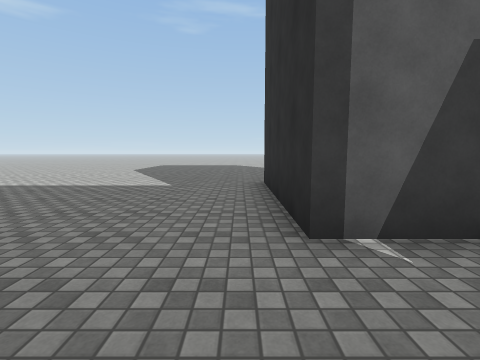
[1] (above)

23 first-person views from a walk through a 3-D level made in the Unity game engine. The camera is 1.3 m above the floor, tilts 6° down and sees 85° across. The floor is counted in squares, 2 m on a side. Each view is taken from the middle of a square. On the plan, view 1 faces up. The plan holds only what a view shows up to about 9 squares ahead; the rest is blank. The place goes on beyond the plan. The player is left out. Surface patterns are stand-ins for the level's own textures.

[2]
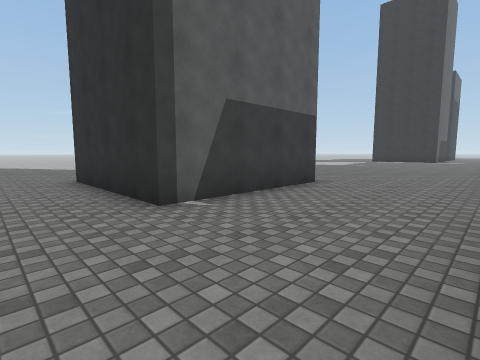

[3]
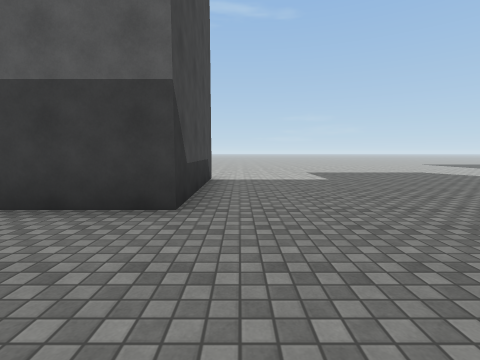

[4]
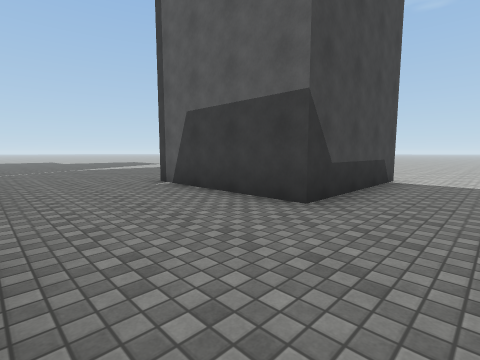

[5]
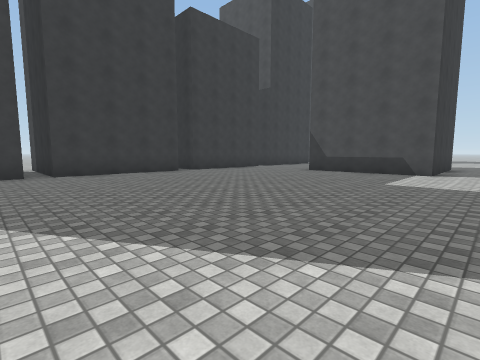

[6]
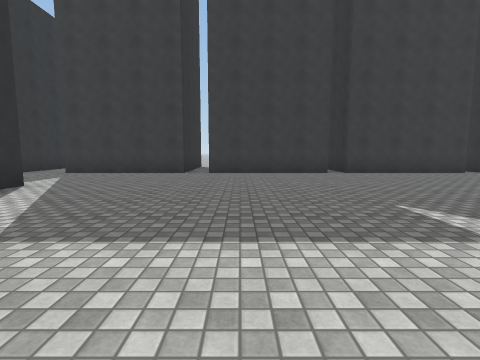

[7]
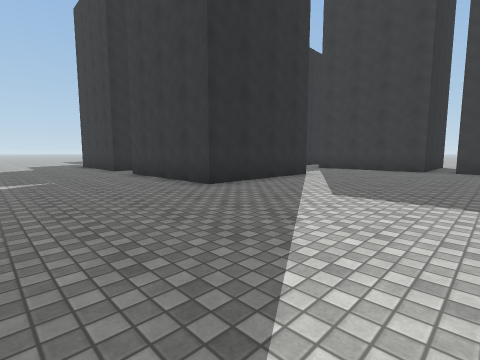

[8]
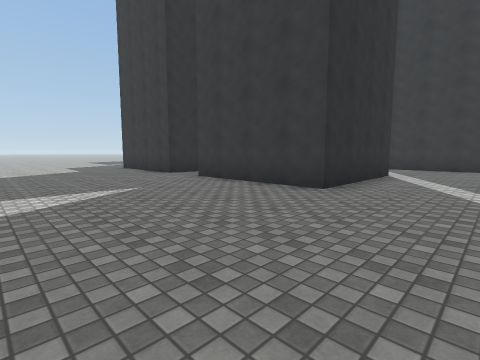

[9]
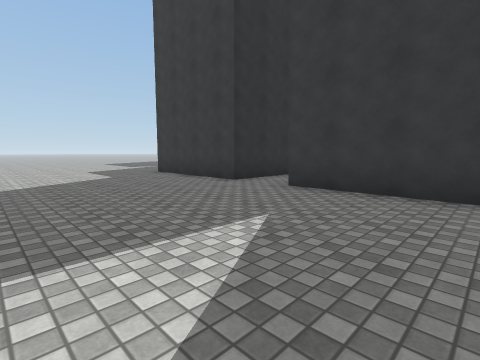

[10]
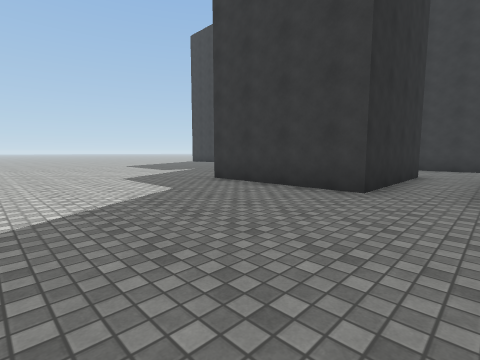

[11]
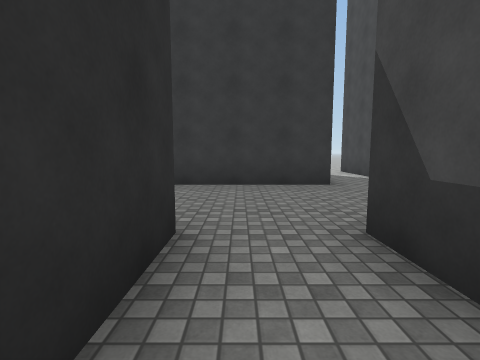

[12]
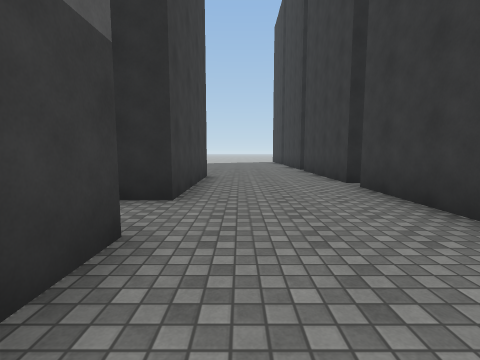

[13]
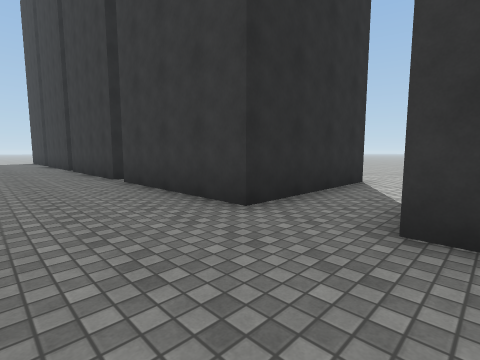

[14]
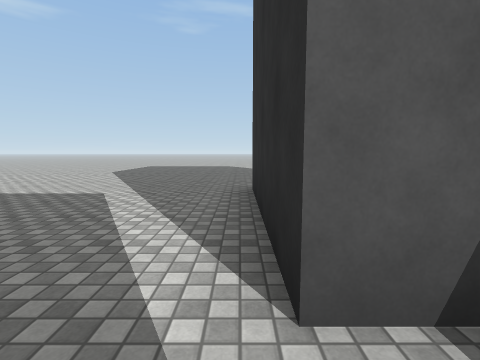

[15]
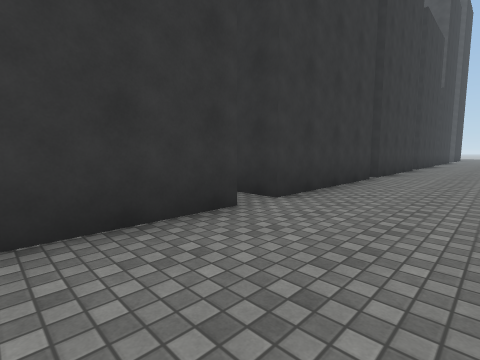

[16]
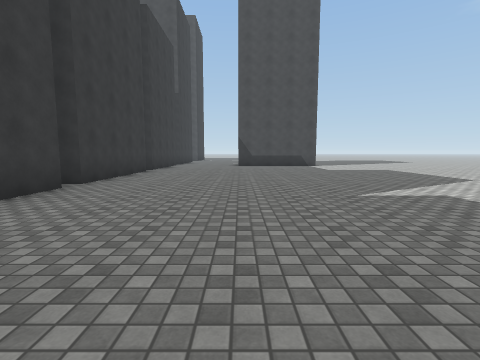

[17]
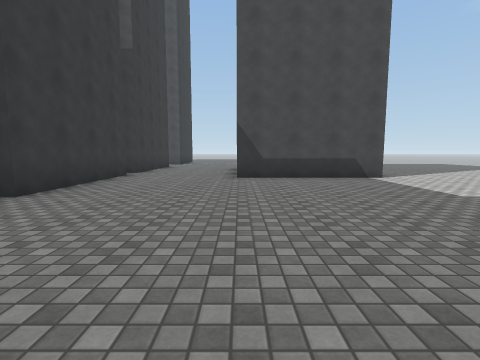

[18]
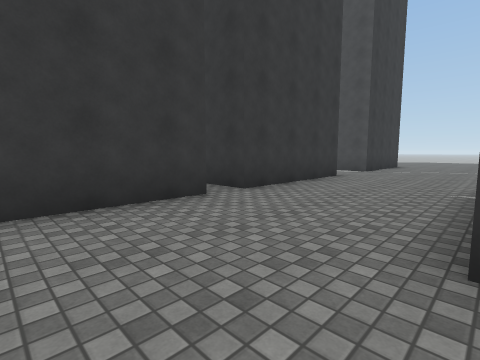

[19]
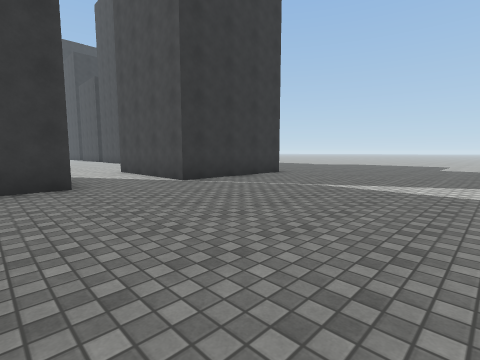

[20]
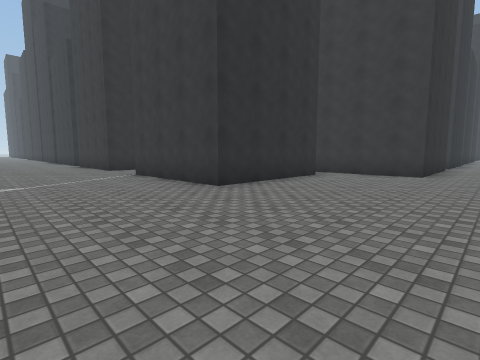

[21]
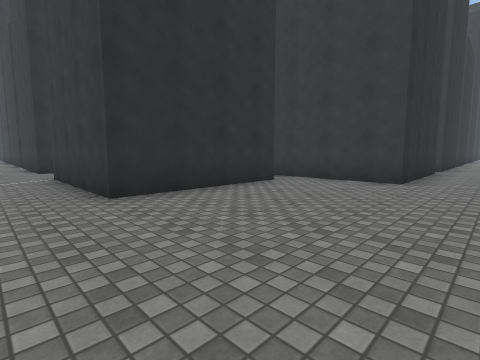

[22]
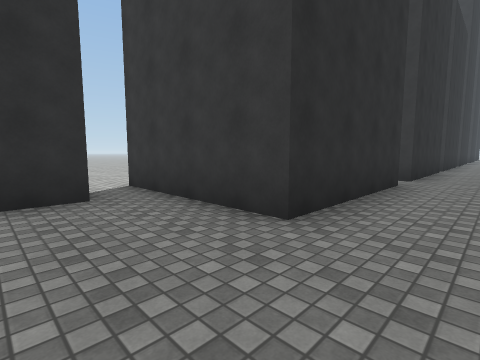

[23]
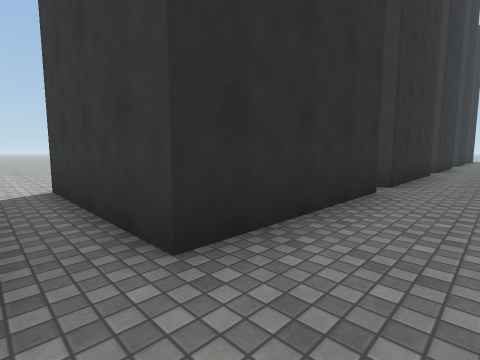

### Floor plan
Points are (right, up) in squares from view 1. A wall is a line through its corners. A room is listed if a view was taken in it or the views show most of it. See-through windows are left out.
Room 1 (views 1, 2, 3, 4, 5, 6, 7, 8, 9, 10, 11, 12, 13, 14, 15, 16, 17, 18, 19, 20, 21, 22, 23)
walls: (7.8, -1.3) (11.6, -1.3) (11.6, -4.5); (3.4, -1.3) (7.2, -1.3) (7.2, -2.1); (1.5, 5.7) (4.3, 5.7) (4.3, 1.9) (0.5, 1.9) (0.5, 5.8); (12.1, -1.3) (16, -1.3) (16, -2.1); (-1.1, -1.8) (-1.1, -1.3) (2.6, -1.3) (2.6, -2.4); (16.8, -2.1) (16.8, -1.3) (20.6, -1.3); (20, 1.9) (19.2, 1.9) (19.2, 5.7) (23, 5.7); (-7.1, -5.1) (-7.1, -1.3) (-3.4, -1.3) (-3.4, -5.1); (20.5, -3) (20.5, -5.1); (23, 3) (23, 1.9) (21.9, 1.9); (22.2, -5.1) (22.2, -1.3) (26, -1.3); (-9.6, -9.9) (-9.6, -6.1) (-5.8, -6.1); (26.5, -1.3) (30.4, -1.3); (28.2, 1.9) (24.5, 1.9) (24.5, 5.7) (28.4, 5.7); (-9.6, -14.6) (-9.6, -10.8) (-5.8, -10.8); (-9.6, -19.1) (-9.6, -15.2); (-9.6, -21.4) (-9.6, -20)
ways out: opening at (-6, -10); opening at (-2.5, -5); opening at (21.5, -5)

Where each view was taken, in squares from view 1:
view 1: 0 up, 0 right, facing up
view 2: 1 down, 1 left, facing up-right
view 3: 1 down, 5 right, facing up
view 4: 1 down, 6 right, facing up-left
view 5: 7 up, 13 right, facing down-left
view 6: 7 up, 15 right, facing down
view 7: 9 up, 15 right, facing down-right
view 8: 10 up, 17 right, facing down-right
view 9: 10 up, 20 right, facing down-right
view 10: 10 up, 23 right, facing down-right
view 11: 4 up, 24 right, facing down
view 12: 1 up, 21 right, facing right
view 13: 1 up, 20 right, facing down-right
view 14: 1 up, 19 right, facing up
view 15: 1 up, 19 right, facing down-left
view 16: 2 up, 17 right, facing left
view 17: 2 up, 11 right, facing left
view 18: 2 up, 6 right, facing down-left
view 19: 4 up, 0 right, facing down-left
view 20: 2 up, 11 left, facing down-right
view 21: 0 up, 11 left, facing down-right
view 22: 4 down, 11 left, facing down-right
view 23: 10 down, 11 left, facing down-right
